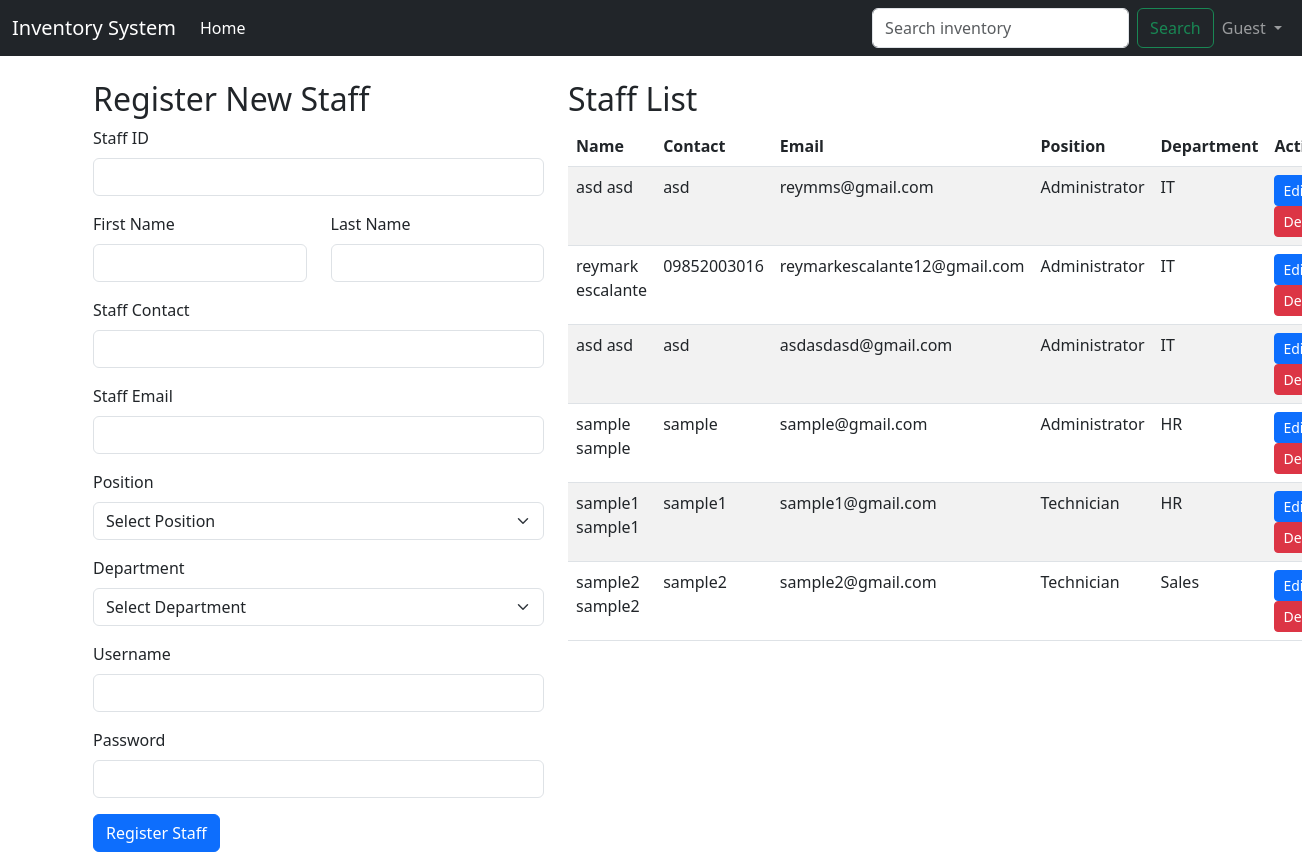
The app's page /staff_page.php with its own data.
### tables this page shows
CREATE TABLE `staff`  (
  `id` int NOT NULL AUTO_INCREMENT,
  `staff_firstname` varchar(100) NOT NULL,
  `staff_lastname` varchar(100) NOT NULL,
  `staff_contact` varchar(15) NOT NULL,
  `staff_email` varchar(100) NOT NULL,
  `staff_position` varchar(50) NOT NULL,
  `staff_department` varchar(50) NOT NULL,
  `created_at` timestamp NOT NULL DEFAULT current_timestamp,
  `staff_username` varchar(255) NULL DEFAULT NULL,
  `staff_password` varchar(255) NULL DEFAULT NULL,
  `staff_id` varchar(255) NULL DEFAULT NULL,
  PRIMARY KEY (`id`) USING BTREE,
  UNIQUE INDEX `staff_email`(`staff_email` ASC) USING BTREE
);

### staff_page.php (the view, shortened to what this page needs)
<!DOCTYPE html>
<html lang="en">
<head>
    <link href="https://cdn.jsdelivr.net/npm/bootstrap@5.3.0-alpha1/dist/css/bootstrap.min.css" rel="stylesheet">
</head>
<body>
    <?php include("navigation.php"); ?>
    <?php include('db_connection.php');
    $sql = "SELECT * FROM staff";
    $result = $conn->query($sql);
    ?>
    <div class="container mt-4">
        <div class="row">
            <div class="col-md-5">
                <h2>Register New Staff</h2>
                <form action="register_staff.php" method="POST">
                    <div class="mb-3">
                        <label for="staffId" class="form-label">Staff ID</label>
                        <input type="text" class="form-control" name="staffId" required>
                    </div>
                    <div class="mb-3 row">
                        <div class="col-md-6">
                            <label for="firstName" class="form-label">First Name</label>
                            <input type="text" class="form-control" name="firstName" required>
                        </div>
                        <div class="col-md-6">
                            <label for="lastName" class="form-label">Last Name</label>
                            <input type="text" class="form-control" name="lastName" required>
                        </div>
                    </div>
                    <div class="mb-3">
                        <label for="staffContact" class="form-label">Staff Contact</label>
                        <input type="text" class="form-control" name="staffContact" required>
                    </div>
                    <div class="mb-3">
                        <label for="staffEmail" class="form-label">Staff Email</label>
                        <input type="email" class="form-control" name="staffEmail" required>
                    </div>
                    <div class="mb-3">
                        <label for="staffPosition" class="form-label">Position</label>
                        <select class="form-select" name="staffPosition" required>
                            <option value="">Select Position</option>
                        </select>
                    </div>
                    <div class="mb-3">
                        <label for="staffDepartment" class="form-label">Department</label>
                        <select class="form-select" name="staffDepartment" required>
                            <option value="">Select Department</option>
                        </select>
                    </div>
                    <div class="mb-3">
                        <label for="staffUsername" class="form-label">Username</label>
                        <input type="text" class="form-control" name="staffUsername" required>
                    </div>
                    <div class="mb-3">
                        <label for="staffPassword" class="form-label">Password</label>
                        <input type="password" class="form-control" name="staffPassword" required>
                    </div>
                    <button type="submit" class="btn btn-primary">Register Staff</button>
                </form>
            </div>
            <div class="col-md-7">
                <h2>Staff List</h2>
                <table class="table table-striped" id="staffTable">
                    <thead class="thead-dark">
                        <tr>
                            <th scope="col">Name</th>
                            <th scope="col">Contact</th>
                            <th scope="col">Email</th>
                            <th scope="col">Position</th>
                            <th scope="col">Department</th>
                            <th scope="col">Actions</th>
                        </tr>
                    </thead>
                    <tbody>
                    <?php
                        if ($result->num_rows > 0) {
                            while ($row = $result->fetch_assoc()) {
                                echo "<tr>";
                                echo "<td>" . $row['staff_firstname'] . ' ' . $row['staff_lastname'] . "</td>";
                                echo "<td>" . $row['staff_contact'] . "</td>";
                                echo "<td>" . $row['staff_email'] . "</td>";
                                echo "<td>" . $row['staff_position'] . "</td>";
                                echo "<td>" . $row['staff_department'] . "</td>";
                                echo "<td>
                                        <button class='btn btn-primary btn-sm edit-btn' data-id='" . $row['id'] . "'>Edit</button>
                                        <button class='btn btn-danger btn-sm delete-btn' data-id='" . $row['id'] . "'>Delete</button>
                                      </td>";
                                echo "</tr>";
                            }
                        } else {
                            echo "<tr><td colspan='6'>No staff found</td></tr>";
                        }
                    ?>
                    </tbody>
                </table>
            </div>
        </div>
    </div>
</body>
</html>

### records on screen
staff: staff_firstname "asd", staff_lastname "asd", staff_contact "asd", staff_email "reymms@gmail.com", staff_position "Administrator", staff_department "IT"
staff: staff_firstname "reymark", staff_lastname "escalante", staff_contact "09852003016", staff_email "reymarkescalante12@gmail.com", staff_position "Administrator", staff_department "IT"
staff: staff_firstname "asd", staff_lastname "asd", staff_contact "asd", staff_email "asdasdasd@gmail.com", staff_position "Administrator", staff_department "IT"
staff: staff_firstname "sample", staff_lastname "sample", staff_contact "sample", staff_email "sample@gmail.com", staff_position "Administrator", staff_department "HR"
staff: staff_firstname "sample1", staff_lastname "sample1", staff_contact "sample1", staff_email "sample1@gmail.com", staff_position "Technician", staff_department "HR"
staff: staff_firstname "sample2", staff_lastname "sample2", staff_contact "sample2", staff_email "sample2@gmail.com", staff_position "Technician", staff_department "Sales"

### other values on screen
$username "Guest"
